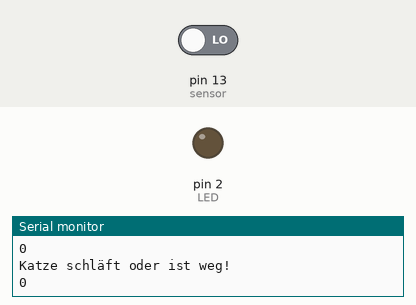
Recording of a sketch running on a simulated Arduino Uno, built with avr-gcc and run on an emulated ATmega328P. On the bench: output pins drawn as LEDs (lit = HIGH), the last lines printed to the serial monitor. The inputs (shaded band) are chosen by the test bench; at power-on: pin 13 (sensor) LOW.

Above: at 2.8 s.
2.9 s: pin 13 (sensor) driven HIGH
At 4.5 s:
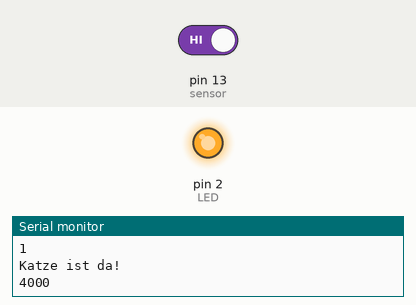
5.5 s: pin 13 (sensor) driven LOW
At 8.0 s:
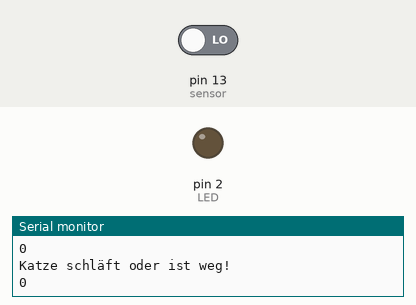
Timing chart, 0 to 9.5 s (numbered marks = the images above; inputs shaded):
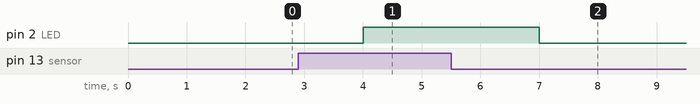

The sketch:

movmentIndicator.ino
```cpp
// C++ code
//

int sensor = 13;
int LED = 2;
int sensorStatus = 0;


void setup()
{
	pinMode(sensor,INPUT);
  	pinMode(LED, OUTPUT);
  	Serial.begin(9600);
}

void loop()
{
	sensorStatus = digitalRead(sensor);
  	Serial.println(sensorStatus);
  	delay(1000);
  	if(sensorStatus == 1){
      Serial.println("Katze ist da!");
      Serial.println(millis());
      digitalWrite(LED, HIGH);
      delay(500);
    }else{
      digitalWrite(LED, LOW);
      Serial.println("Katze schläft oder ist weg!");
    }
}
```

Measured:
- after the input at 2.9 s, pin 2 (LED): LOW → HIGH after 1.1 s
- after the input at 5.5 s, pin 2 (LED): HIGH → LOW after 1.5 s
